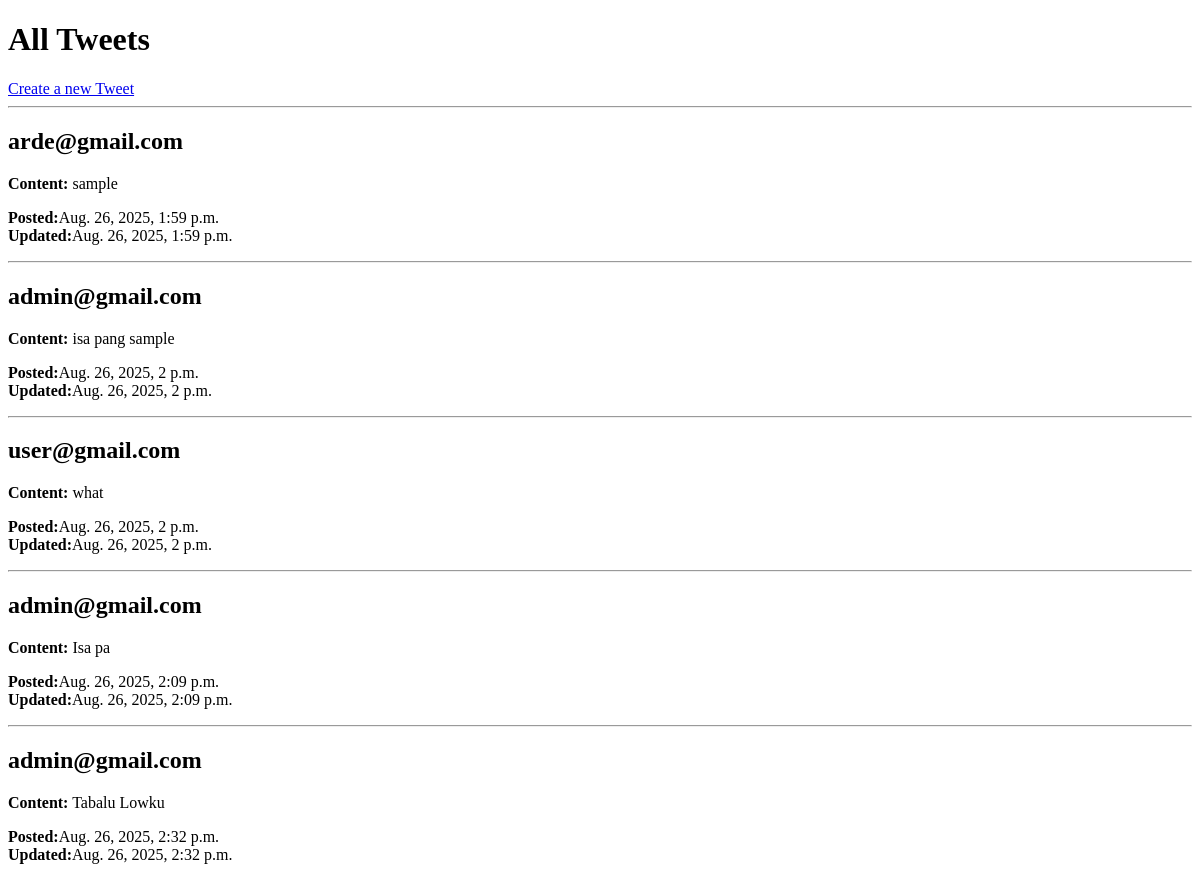
Page /tweets/ on the earlier database version.
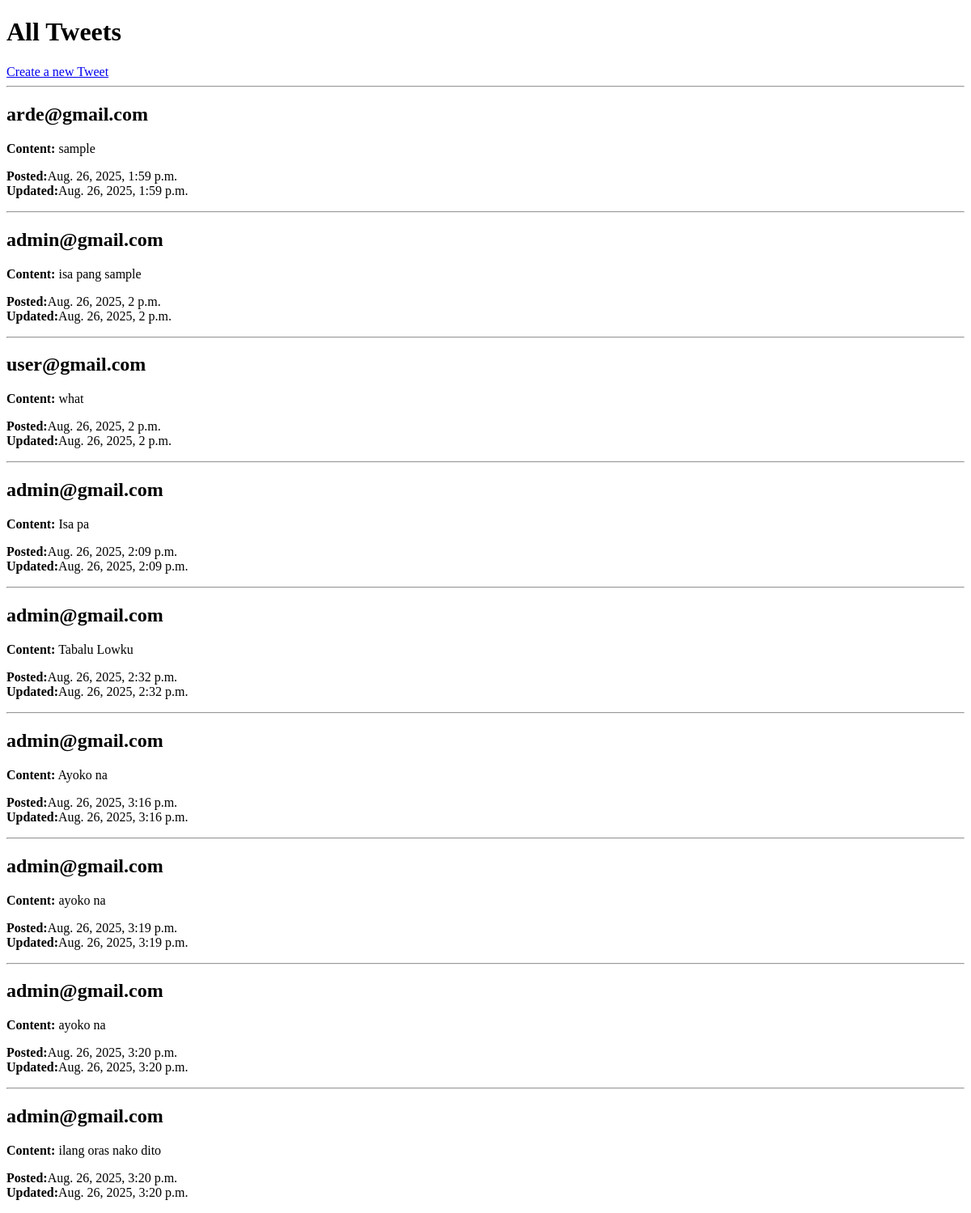
Same page on the later database version.
### Tweets/models.py (models this page shows, shortened)
class Tweet(models.Model):
    user = models.ForeignKey(settings.AUTH_USER_MODEL, on_delete=models.CASCADE)
    content = models.TextField()
    created_at = models.DateTimeField(auto_now_add=True)
    updated_at = models.DateTimeField(auto_now=True)

### accounts/models.py (models this page shows, shortened)
class User(AbstractUser):
    email = models.EmailField(max_length=254, unique=True)
    active = models.BooleanField(default=True)
    is_staff = models.BooleanField(default=True)
    timestamp = models.DateTimeField(auto_now_add=True)
    USERNAME_FIELD = 'email'
    REQUIRED_FIELDS = []
    objects = UserManager()
    def __str__(self):
        return self.email

### Tweets/views.py (the view)
# urls.py: path('tweets/', TweetListView.as_view(), name='list_view'),
class TweetListView(ListView):
    model = Tweet
    template_name = "list_view.html"
    context_object_name = "tweets"
    queryset = Tweet.objects.all()

### templates/list_view.html (shortened to what this page needs)
<!DOCTYPE html>
<html lang="en">
<head>
</head>
<body>
    <h1>All Tweets</h1>
    <a href="{% url 'create' %}">Create a new Tweet</a>
    {% for tweet in tweets %}
        <hr>
        <h2><strong>{{ tweet.user }}</strong></h2>
        <p>
            <strong>Content:</strong> {{ tweet.content }}
        </p>
        <p>
            <strong>Posted:</strong>{{ tweet.created_at }}<br>
            <strong>Updated:</strong>{{ tweet.updated_at }}
        </p>
    {% empty %}
        <p>No tweets have been posted yet.</p>
    {% endfor %}
</body>
</html>

Differences in the rows shown:
added Tweet: user "admin@gmail.com", content "Ayoko na", created_at "Aug. 26, 2025, 3:16 p.m.", updated_at "Aug. 26, 2025, 3:16 p.m."
added Tweet: user "admin@gmail.com", content "ayoko na", created_at "Aug. 26, 2025, 3:19 p.m.", updated_at "Aug. 26, 2025, 3:19 p.m."
added Tweet: user "admin@gmail.com", content "ayoko na", created_at "Aug. 26, 2025, 3:20 p.m.", updated_at "Aug. 26, 2025, 3:20 p.m."
added Tweet: user "admin@gmail.com", content "ilang oras nako dito", created_at "Aug. 26, 2025, 3:20 p.m.", updated_at "Aug. 26, 2025, 3:20 p.m."
